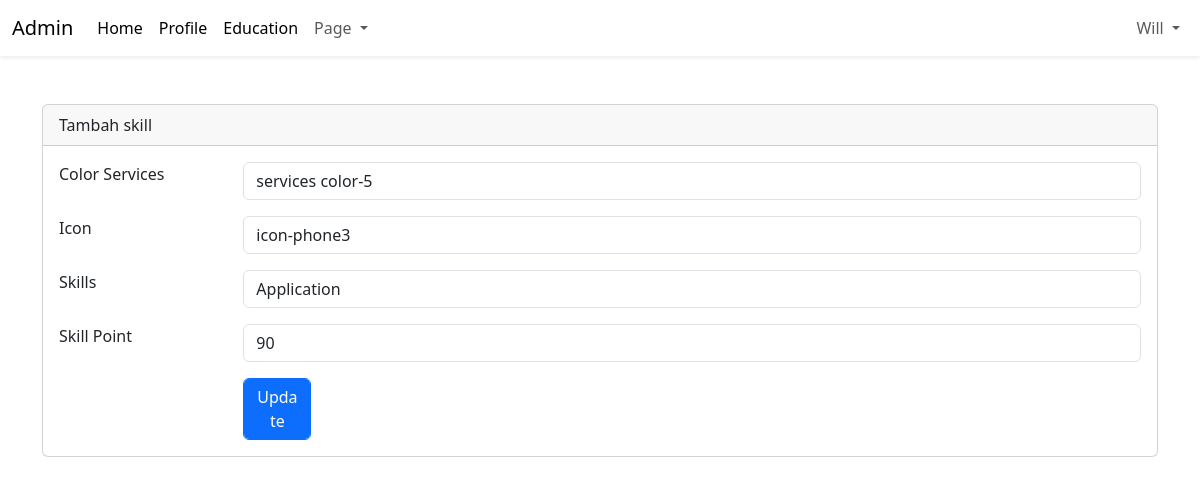
The page /admin/dashboard.php?page=tambah_skill&edit=12 (signed in) on the database its author committed.
### tables this page shows
CREATE TABLE `skills` (
  `skill_id` int(11) NOT NULL,
  `color_services` varchar(50) NOT NULL,
  `skill_icon` varchar(100) NOT NULL,
  `skill_name` varchar(25) NOT NULL,
  `skill_point` int(2) NOT NULL
);

### admin/content/tambah_skill.php (the view, shortened to what this page needs)
<?php
include 'config/connection_login.php';
$skill_id = isset($_GET['edit']) ? $_GET['edit'] : '';
$query_Edit = mysqli_query($config, "SELECT * FROM skills WHERE skill_id='$skill_id'");
$rowEdit = mysqli_fetch_assoc($query_Edit);
?>
<form action="" method="post" enctype="multipart/form-data">
    <div class="row mb-3">
        <div class="col-sm-2">
            <label for="">Color Services </label>
        </div>
        <div class="col-sm-10">
            <input type="text" name="color_services" class="form-control" placeholder="Color" required
                value="<?= isset($rowEdit) && isset($rowEdit['color_services']) ? $rowEdit['color_services'] : '' ?>">
        </div>
    </div>
    <div class="row mb-3">
        <div class="col-sm-2">
            <label for="">Icon </label>
        </div>
        <div class="col-sm-10">
            <input type="text" name="skill_icon" class="form-control" placeholder="Icon" required
                value="<?= isset($rowEdit) && isset($rowEdit['skill_icon']) ? $rowEdit['skill_icon'] : '' ?>">
        </div>
    </div>
    <div class="row mb-3">
        <div class="col-sm-2">
            <label for="">Skills </label>
        </div>
        <div class="col-sm-10">
            <input type="text" name="skill_name" class="form-control" placeholder="Skills" required
                value="<?= isset($rowEdit) && isset($rowEdit['skill_name']) ? $rowEdit['skill_name'] : '' ?>">
        </div>
    </div>
    <div class="row mb-3">
        <div class="col-sm-2">
            <label for="">Skill Point </label>
        </div>
        <div class="col-sm-10">
            <input type="number" name="skill_point" class="form-control" placeholder="Point" required
                value="<?= isset($rowEdit) && isset($rowEdit['skill_point']) ? $rowEdit['skill_point'] : '' ?>">
        </div>
    </div>
    <div class="row">
        <div class="col-sm-2">
        </div>
        <div class="col-sm-1 ">
            <button name="<?= isset($skill_id) && $skill_id != '' ? 'edit' : 'save'; ?>" type=""
                class="form-control btn btn-primary">
                <?= isset($skill_id) && $skill_id != '' ? 'Update' : 'Save'; ?>
            </button>
        </div>
    </div>
</form>

### rows shown on the page
skills: color_services "services color-5", skill_icon "icon-phone3", skill_name "Application", skill_point "90"

### other values the page prints
$_name "Will"
str_replace("_", " ", ucfirst($_GET['page'])) "Tambah skill"
